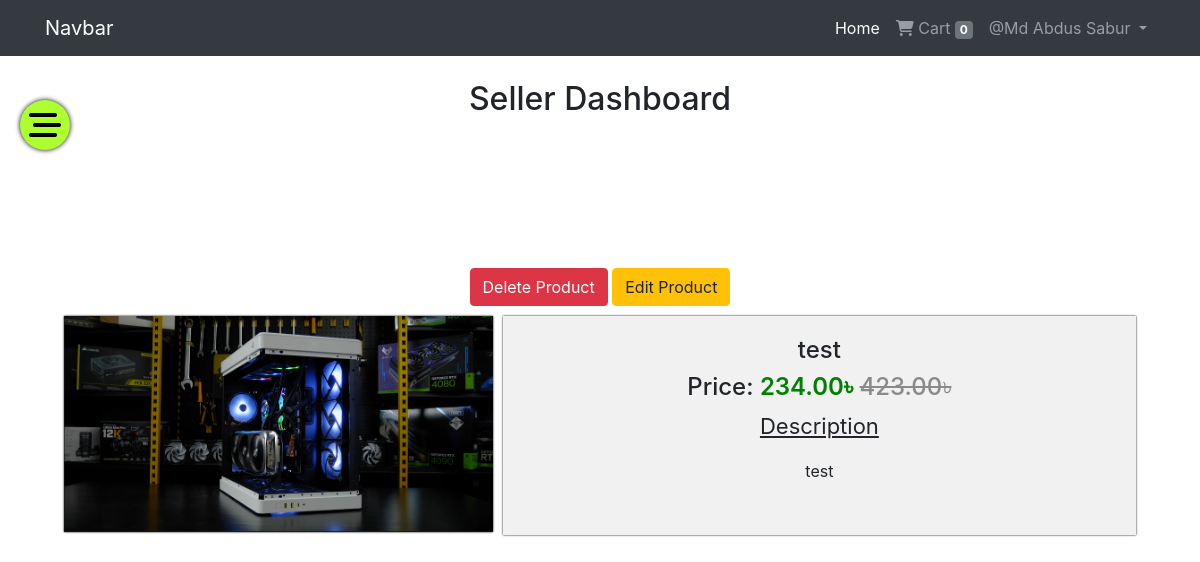
Page /seller/product-details/26/ (signed in) on the committed database.
### App_Auth/models.py (models this page shows, shortened)
class User(AbstractBaseUser, PermissionsMixin):
    email = models.EmailField(max_length=255, unique=True, null=False)
    role = models.CharField(max_length=10, default='user')
    is_staff = models.BooleanField(
        gettext_lazy('staff status'),
        default=False,
        help_text=gettext_lazy('Designates whether the user can log into this admin site.'),
    )
    is_active = models.BooleanField(
        gettext_lazy('active'),
        default=True,
        help_text=gettext_lazy('Designates whether this user should be treated as active. Unselect this instead of deleting accounts.'),
    )
    USERNAME_FIELD = 'email'
    objects = MyUserManager()

class Profile(models.Model):
    user = models.OneToOneField(User, on_delete=models.CASCADE, related_name='profile')
    username = models.CharField(max_length=264, blank=True)
    full_name = models.CharField(max_length=264, blank=True)
    address_1 = models.TextField(max_length=300, blank=True)
    city = models.CharField(max_length=40, blank=True)
    zipcode = models.CharField(max_length=10, blank=True)
    counrty = models.CharField(max_length=50, blank=True)
    phone = models.CharField(max_length=20, blank=True)
    date_joined = models.DateTimeField(auto_now_add = True)
    def is_fully_filled(self):
        fields_names = [f.name for f in self._meta.get_fields()]
        for field_name in fields_names:
            value = getattr(self, field_name)
            if value is None or value == '':
                return False
        return True

### App_Shop/models.py (models this page shows, shortened)
class Product(models.Model):
    created_by = models.ForeignKey(User, related_name='products', on_delete=models.CASCADE, default=1)
    name = models.CharField(max_length=264)
    mainimage = models.ImageField(upload_to='products')
    category = models.ForeignKey(Category, on_delete=models.CASCADE, related_name='category')
    preview_text = models.TextField(max_length=200, verbose_name='Preview Text')
    description = models.TextField(max_length=1000, verbose_name='Description')
    price = models.FloatField()
    old_price = models.FloatField(default=0.00)
    created_at = models.DateTimeField(auto_now_add=True)
    updated_at = models.DateTimeField(auto_now=True)
    class Meta:
        ordering = ['-updated_at','name']

### App_Seller/views.py (the view)
# urls.py: path('product-details/<pk>/', product_details , name="product_details"),
@login_required
def product_details(request, pk):
    if (request.user.role!='seller'):
        messages.warning(request, "Only seller can access this page.")
        return HttpResponseRedirect(reverse('App_Shop:home'))
    if not request.user.profile.is_fully_filled():
        messages.warning(request,"Complete profile details first!")
        first = reverse("App_Auth:change_profile")
        next = reverse("App_Seller:seller_dashboard")
        return redirect("{}?next={}".format(first, next))
    seller_exists = SellerProfile.objects.filter(user=request.user)
    if not seller_exists:
        messages.warning(request,"Complete seller details first!")
        first = reverse("App_Seller:fill_seller_info")
        next = reverse("App_Seller:seller_dashboard")
        return redirect("{}?next={}".format(first, next))
    product = Product.objects.filter(pk=pk, created_by=request.user)
    if not product.exists():
        messages.warning(request,"Product not found")
        return redirect("App_Seller:seller_products")
    return render(request, 'App_Seller/product_detail.html', context={'product': list(product)[0]})

### App_Order/templatetags/cart_tag.py (called while the page is built)
@register.filter
def cart_total(user):
    order = Order.objects.filter(user=user, ordered = False)
    if order.exists():
        return order[0].orderItems.count()
    else:
        return 0

### templates/App_Seller/product_detail.html (shortened to what this page needs)
{% extends "App_Seller/dashboard.html" %}
{% block dash_block %}
<div class="dash-page">
  <div>
    <button type="button" class="btn btn-danger" data-toggle="modal" data-target="#exampleModal">Delete Product</button>
    <a class="btn btn-warning" href="{%url 'App_Seller:edit_product' pk=product.pk%}">Edit Product</a>
  </div>
  <div class="details-page">
    <img class="detail-image" src="/static/{{product.mainimage}}" />
    <div class="product-details">
        <h4>{{ product.name}}</h4>
        <h4>Price: <span class="price">{{ product.price|floatformat:2 }}&#2547;</span> <span class="old-price">{{product.old_price|floatformat:2}}&#2547;</span></h4>
        <u class="desc">Description</u>
        <p> {{ product.description|linebreaks}}</p>
    </div>
  </div>
</div>
{% endblock %}

### templates/base.html (shortened to what this page needs)
{% load cart_tag %}
{% load static %}
<!DOCTYPE html>
<html lang="en">
  <head>
    <link
      rel="stylesheet"
      href="https://cdn.jsdelivr.net/npm/bootstrap@4.0.0/dist/css/bootstrap.min.css"
    />
    <link
      rel="stylesheet"
      href="https://cdnjs.cloudflare.com/ajax/libs/font-awesome/6.5.1/css/all.min.css"
    />
    <link rel="stylesheet" href="{% static 'css/main.css' %}" />
  </head>
  <body>
    <nav class="navbar navbar-expand-lg navbar-dark bg-dark">
      <div class="container">
        <a class="navbar-brand" href="{% url 'App_Shop:home' %}">Navbar</a>
        <div class="collapse navbar-collapse" id="navbarNav">
          <ul class="navbar-nav ml-auto">
            {% if user.is_authenticated %}
            <li class="nav-item active">
              <a class="nav-link" href="{%url 'App_Shop:home'%}"
                >Home <span class="sr-only">(current)</span></a
              >
            </li>
            <li class="nav-item">
              <a class="nav-link" href="{%url 'App_Order:cart'%}">
                <i class="fa fa-shopping-cart"></i>
                Cart
                <span class="badge badge-secondary">{{request.user | cart_total}}</span>
                </a>
            </li>
            <li class="nav-item dropdown">
              <a
                class="nav-link dropdown-toggle"
                href="#"
                id="navbarDropdownMenuLink"
                data-toggle="dropdown"
                aria-haspopup="true"
                aria-expanded="false"
              >
              {%if user.profile.full_name%}
                @{{user.profile.full_name}}
              {%else%}
              @Profile
              {%endif%}
              </a>
            </li>
            {%endif%}
          </ul>
        </div>
      </div>
    </nav>
    {%if user.role == 'seller'%}
    <button type="button" class="toggle-seller"><i class="fa-solid fa-bars-staggered fa-2x"></i></button>
    {%endif%}
    <div class="container p-4">
      {% block body_block%} {% endblock %}
    </div>
  </body>
</html>

### static/css/main.css (style rules this page uses)
* { margin: 0; padding: 0; box-sizing: border-box; }
.price { font-weight: 600; color: green; }
.old-price { text-decoration: line-through; opacity: 0.5; }
.toggle-seller { position: absolute; top: 100px; left: 20px; z-index: 3; width: 50px; height: 50px; border-radius: 100%; background-color: greenyellow; border: none; outline: none; box-shadow: 0 0 5px black; cursor: pointer; display: flex; justify-content: center; align-items: center; padding: 10px; transition: 0.3s; }
.dash-page { display: flex; align-items: center; justify-content: center; flex-direction: column; width: 100%; }

### rows in the picture
User: user|cart_total "0", profile.full_name "Md Abdus Sabur"
Product: mainimage (picture), name "test", price "234.00", old_price "423.00", description "test"
